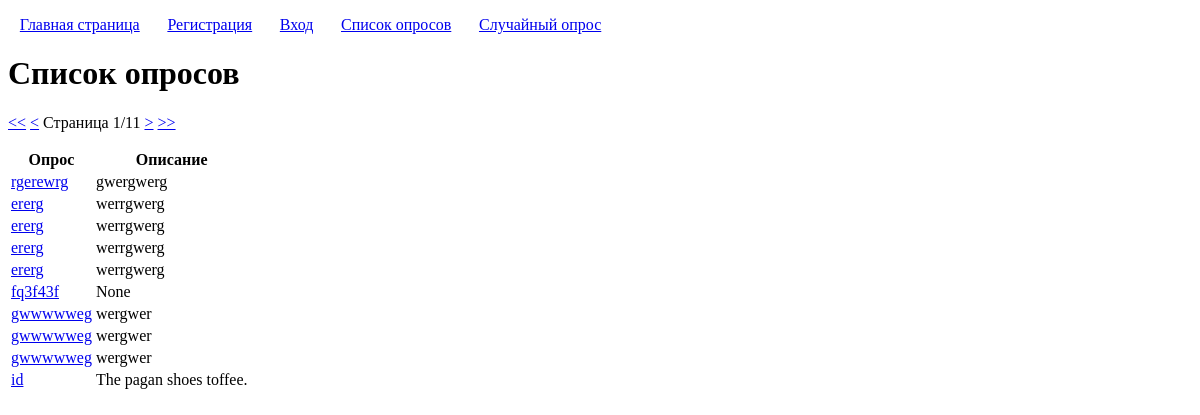
The page /enterpoll/polls/list/ on the database as committed earlier.
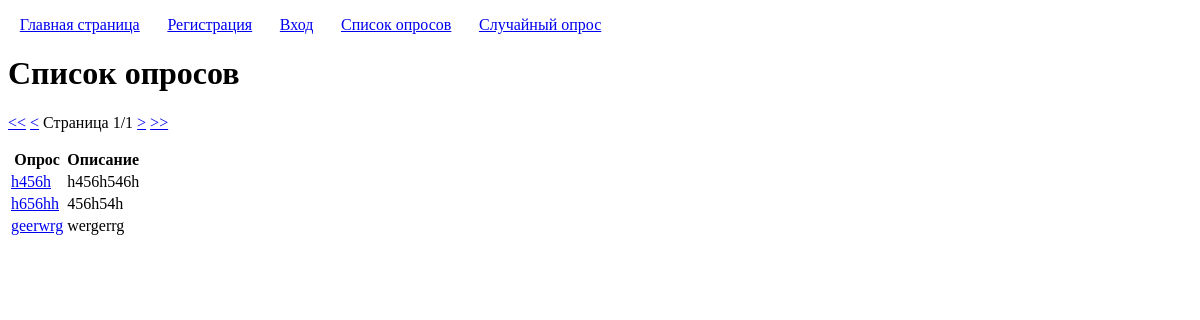
The same page on the database as committed later.
### polls/models.py (models this page shows, shortened)
class Poll(models.Model):
	title = models.CharField('Заголовок', max_length=100, validators=[custom_validators.forbidden_words])
	description = models.CharField('Описание', max_length=100, blank=True, null=True, validators=[custom_validators.forbidden_words])
	user = models.ForeignKey(User, on_delete=models.CASCADE, verbose_name='Автор')
	created = models.DateTimeField('Время создания', auto_now_add=True)

### polls/views.py (the view)
# urls.py: path("polls/list/", views.PollsListView.as_view(), name="polls_list"),
class PollsListView(ListView):
	model = Poll
	ordering = '-created'
	paginate_by = 10
	page_kwarg = 'page_number'
	context_object_name = 'polls'
	template_name = 'polls/polls_list.html'
	def get_context_data(self, **kwargs):
		context = super().get_context_data(**kwargs)
		context['page_kwarg'] = self.page_kwarg
		return context

### templatetags/pagination.py (called while the page is built)
@register.inclusion_tag('pagination.html')
def pagination(page_kwarg, page_obj):
	return {'page_kwarg': page_kwarg, 'page_obj': page_obj}

### polls/templates/polls/polls_list.html (shortened to what this page needs)
{% extends "base.html" %}
{% load pagination %}
{% block h1 %}Список опросов{% endblock h1 %}
{% block content %}
	{% if polls %}
		{% pagination page_kwarg page_obj %}
		<table>
			<thead>
				<tr>
					<th>Опрос</th>
					<th>Описание</th>
				</tr>
			</thead>
			<tbody>
				{% for poll in page_obj %}
					<tr>
						<td>
							<a href="{% url 'poll_page' poll.pk %}">{{ poll.title }}</a>
						</td>
						<td>
							{{ poll.description }}
						</td>
					</tr>
				{% endfor %}
			</tbody>
		</table>
	{% else %}
		<p>Опросы отсутствуют.</p>
	{% endif %}
{% endblock content %}

Rows that differ between the two databases and show on the page:
removed Poll: title "rgerewrg", description "gwergwerg"
removed Poll: title "ererg", description "werrgwerg"
removed Poll: title "ererg", description "werrgwerg"
removed Poll: title "ererg", description "werrgwerg"
removed Poll: title "ererg", description "werrgwerg"
removed Poll: title "fq3f43f", description "None"
removed Poll: title "gwwwwweg", description "wergwer"
removed Poll: title "gwwwwweg", description "wergwer"
removed Poll: title "gwwwwweg", description "wergwer"
removed Poll: title "id", description "The pagan shoes toffee."
added Poll: title "h456h", description "h456h546h"
added Poll: title "h656hh", description "456h54h"
added Poll: title "geerwrg", description "wergerrg"
Other text that changed with them:
{{ page_obj.paginator.num_pages }}: "11" → "1"
